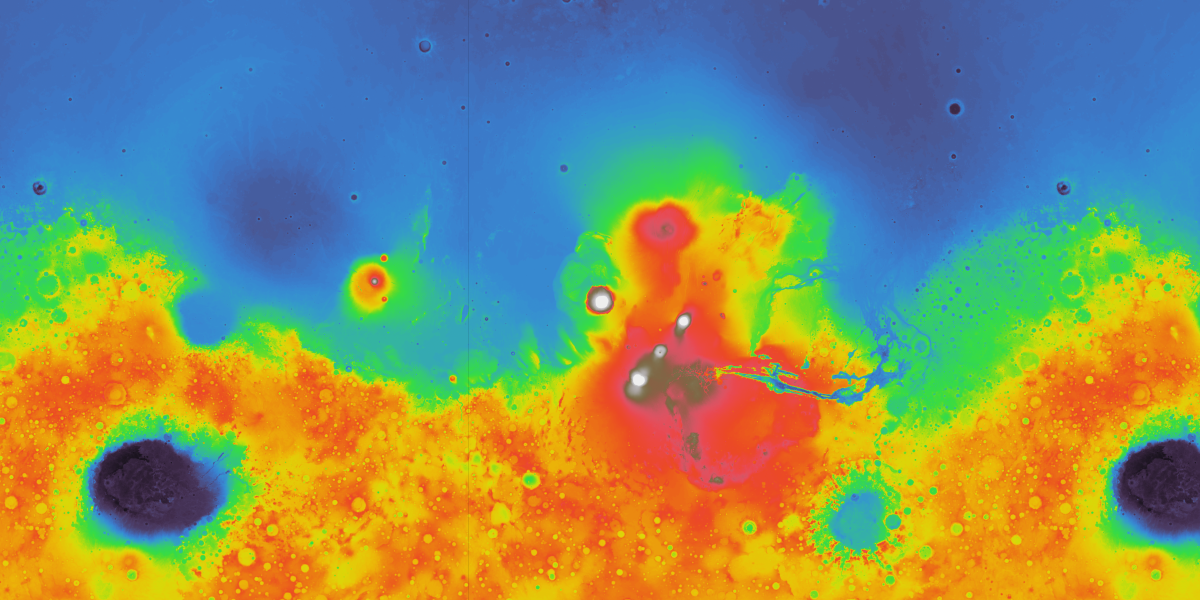
#> input picture SmallProjectShowcase2/res/py_scripts/mars_elevation_test.png, 1200 x 600 px
$ python plot_color.py
#> lines starting #> are read from the running program, lines starting #| are printed output that depends on the picture
image_path = "mars_elevation_test.png"

from mpl_toolkits.mplot3d import Axes3D
from matplotlib import pyplot
from PIL import Image

fig = pyplot.figure()
axis = fig.add_subplot(1, 1, 1, projection="3d") # 3D plot with scalar values in each axis

im = Image.open(image_path)
#> im is the input picture: PIL image 1200x600 RGBA; mean R, G, B, A 129.9, 144, 103.9, 255
r, g, b = list(im.getdata(0)), list(im.getdata(1)), list(im.getdata(2))

axis.scatter(r, g, b, c="#ff0000", marker="o")
axis.set_xlabel("Red")
axis.set_ylabel("Green")
axis.set_zlabel("Blue")
pyplot.show()
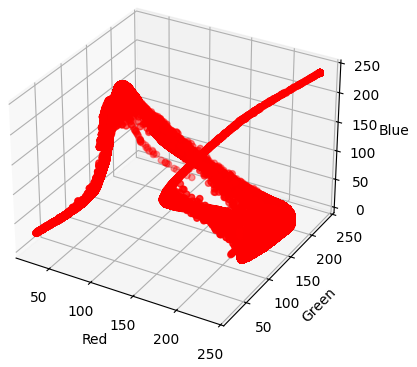
#> figure drawn by matplotlib, 1 panel
